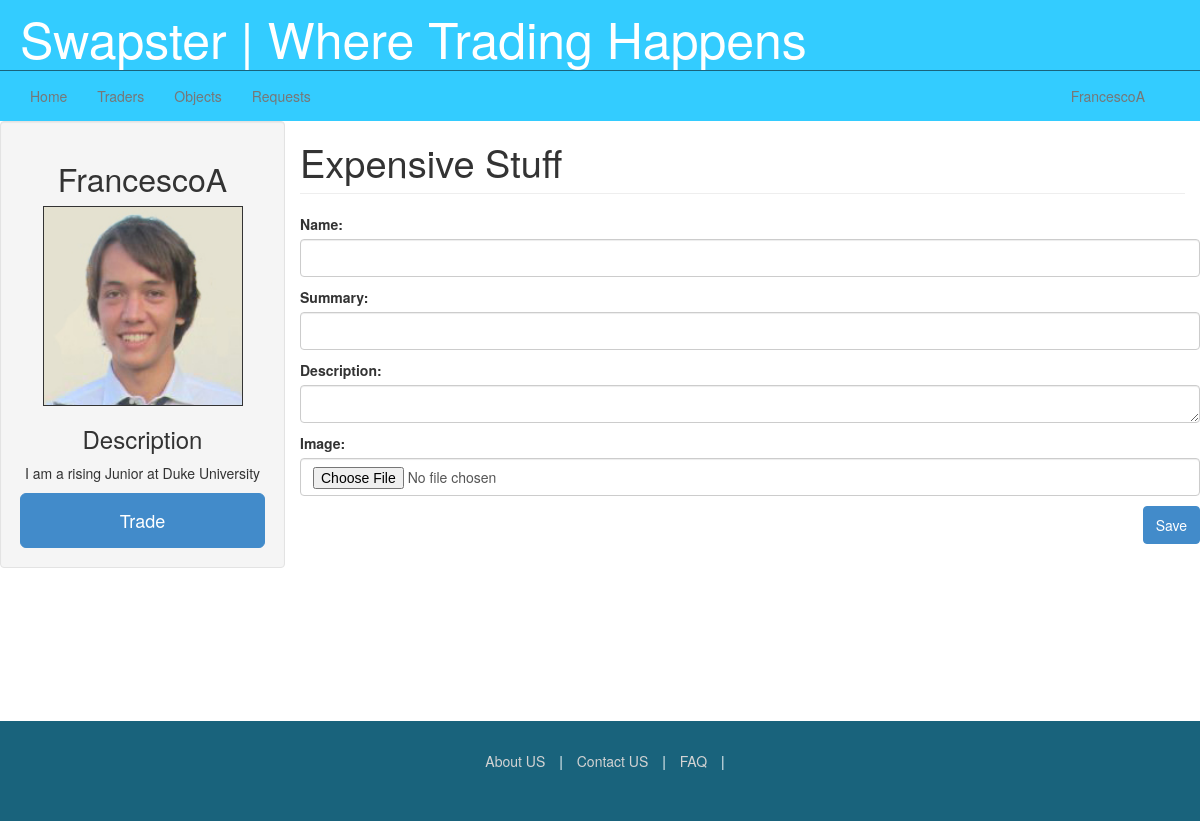
The page /objects/add/ (signed in) on the database as committed earlier.
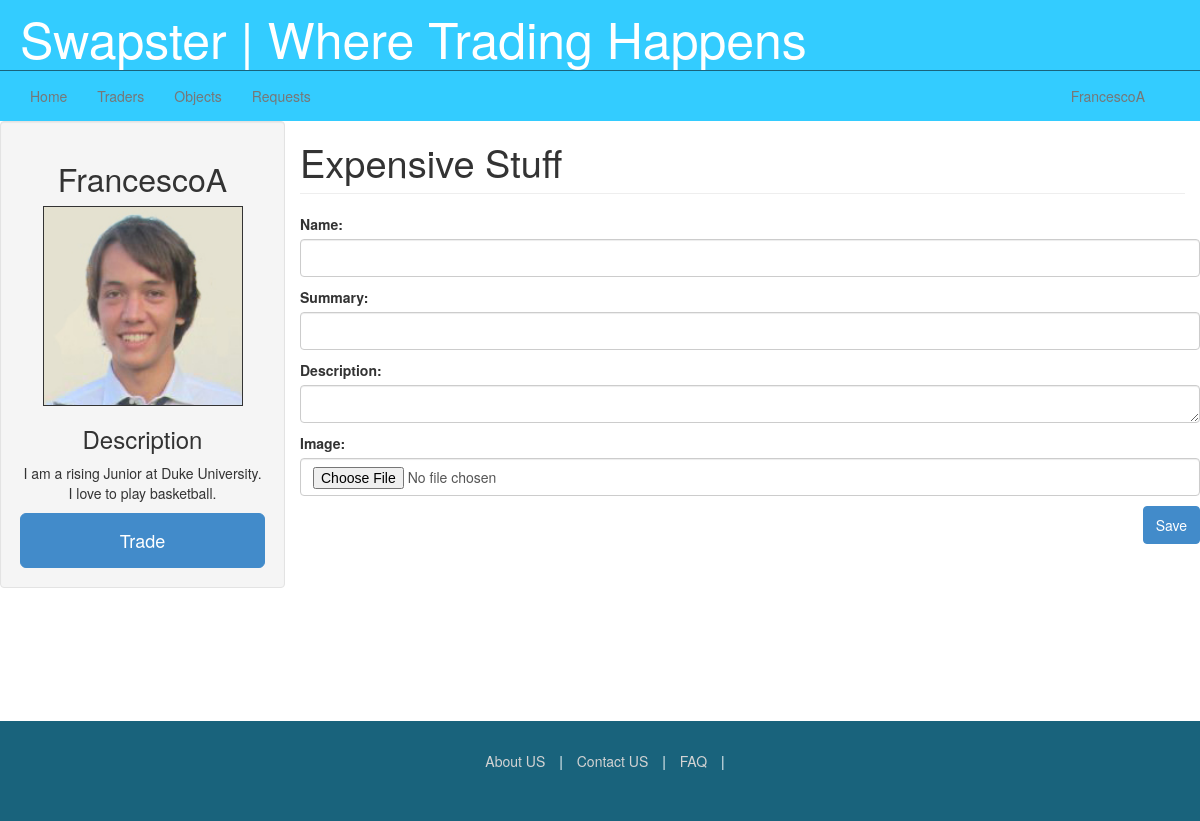
The same page on the database as committed later.
### trader/models.py (models this page shows)
class Trader(AbstractUser):
	store_title = models.CharField(max_length=100,default="My Store")
	bio = models.CharField(max_length=500, default="This is a short description of me")
	image = models.ImageField(upload_to="traders/")
	date_created = models.DateTimeField(auto_now=True)
	def image_url(self):
		if self.image:
			return self.image.url
		else:
			return "http://s7.postimg.org/5q3jk5cm3/default.jpg"

### objects/views.py (the view, shortened to what this page needs)
class ObjectCreateView(CreateView):
    model = Object
    form_class = ObjectForm
    template_name = 'objects/object_create.html'

### objects/forms.py
class ObjectForm(ModelForm):
	class Meta:
		model = Object
		fields = ('name', 'summary', 'description', 'image')

### templates/objects/object_create.html (shortened to what this page needs)
{% extends 'trader/profile.html' %}
{% block profile_content %}
	<form enctype="multipart/form-data" method="post" class ="creation-form">
		{{ form.as_p }}
    	<button class="btn btn-primary pull-right" type="submit" value="Save"/>Save</button>
	</form>
{% endblock %}

### templates/trader/profile.html (shortened to what this page needs)
{% extends 'swapster/base.html' %}
{% block content %}
<div class="row">
	<div class="col-3 profile">
		<div class='well'>
			<h2> {{ user.username }}</h2>
			<img class="profile-pic" src="{{ user.image_url }}"/>
			<h3> Description </h3>
			<p> {{ user.bio }}</p>
			{% block additional_profile %}
			<button class="btn btn-large btn-primary btn-block"> Trade </button>
			{% endblock %}
		</div>
	</div>
	<div class="col-9">
		<div class="row">
			<h1 class="store-header">{{ user.store_title }} </h1>
		</div>
		<hr>
		<div class="row">
			{% block profile_content %}{% endblock %}
		</div>
	</div>
</div>
{% endblock %}

### templates/swapster/base.html (shortened to what this page needs)
{% extends 'index.html' %}
{% block additional_css %}
	{% load staticfiles %}
	<link rel="stylesheet" type="text/css" href="{% static "css/base.css" %}"/>
	<link rel="stylesheet" type="text/css" href="{% static "css/modal.css" %}"/>
	<link rel="stylesheet" type="text/css" href="{% static "css/profile.css" %}"/>
{% endblock %}
{% block additional_header %}
<div class="row nav-container">
<div class="navbar affix">
	<ul class="nav navbar-nav">
		<li><a href="{% url 'user_profile' %}">Home</a></li>
		<li><a href="#">Traders</a></li>
		<li><a href="#">Objects</a></li>
		<li><a href="#">Requests</a></li>
	</ul>
	<p id="username" class="navbar-text pull-right"><a href="#" class="navbar-link">{{ user.username }}</a></p></li>
</div>
</div>
{% endblock %}

Rows that differ between the two databases and show on the page:
changed Trader "Expensive Stuff": bio "I am a rising Junior at Duke University" → "I am a rising Junior at Duke University. I love to play basketball."
